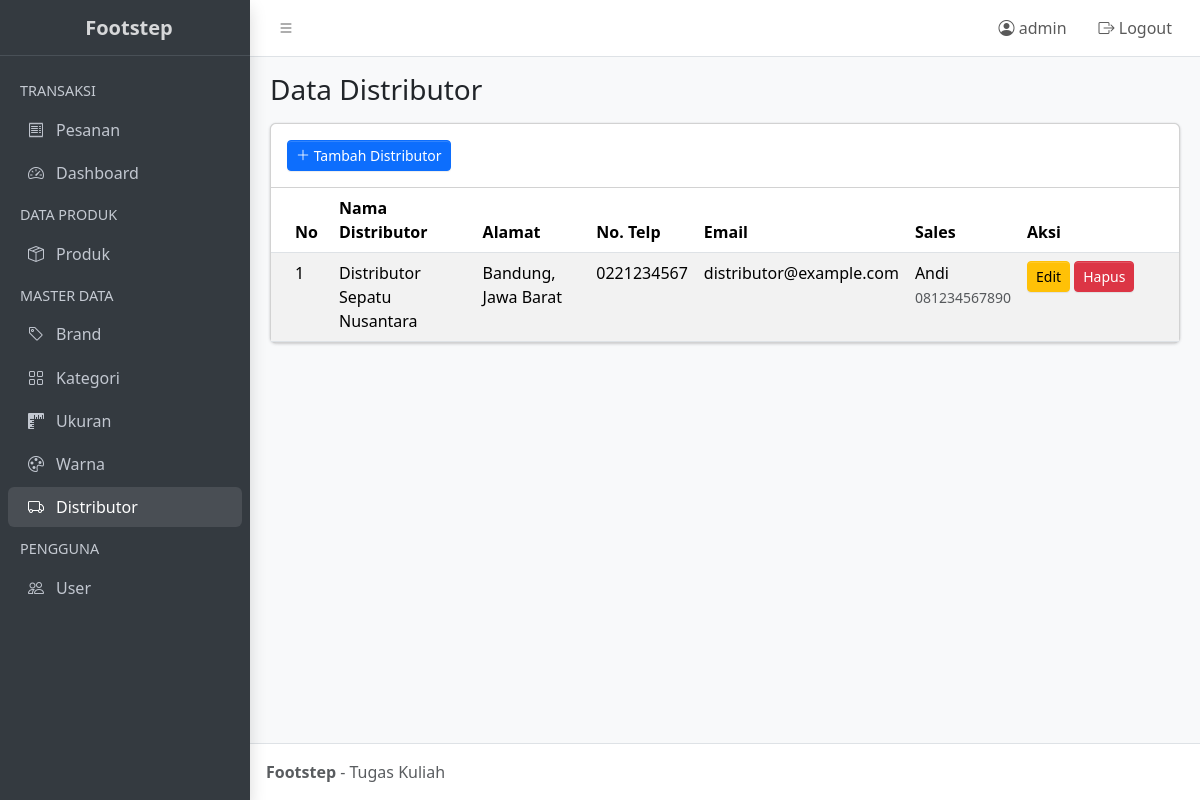
Screenshot of /distributor/index.php (signed in) with the database file from the repository.
### tables this page shows
CREATE TABLE `distributor` (
  `kd_distributor` int(11) NOT NULL,
  `nm_distributor` varchar(225) NOT NULL,
  `alamat` text DEFAULT NULL,
  `no_telp` varchar(20) DEFAULT NULL,
  `email` varchar(225) DEFAULT NULL,
  `nm_sales` varchar(225) DEFAULT NULL,
  `hp_sales` varchar(20) DEFAULT NULL
);

### config/koneksi.php (called while the page is built, shortened)
<?php
function e($teks) {
    return htmlspecialchars($teks ?? '', ENT_QUOTES, 'UTF-8');
}

### distributor/index.php (the view, shortened to what this page needs)
<?php
include '../partials/header.php';
$data = mysqli_query($koneksi, "SELECT * FROM distributor ORDER BY kd_distributor");
?>
<div class="app-content-header">
  <div class="container-fluid">
    <h3 class="mb-0">Data Distributor</h3>
  </div>
</div>
<div class="app-content">
  <div class="container-fluid">
    <div class="card">
      <div class="card-header">
        <a href="tambah.php" class="btn btn-primary btn-sm">
          <i class="bi bi-plus-lg"></i> Tambah Distributor
        </a>
      </div>
      <div class="card-body p-0 table-responsive">
        <table class="table table-striped mb-0 datatable">
          <thead>
            <tr>
              <th style="width:60px">No</th>
              <th>Nama Distributor</th>
              <th>Alamat</th>
              <th>No. Telp</th>
              <th>Email</th>
              <th>Sales</th>
              <th style="width:160px">Aksi</th>
            </tr>
          </thead>
          <tbody>
            <?php $no = 1; while ($row = mysqli_fetch_assoc($data)): ?>
              <tr>
                <td><?= $no++ ?></td>
                <td><?= e($row['nm_distributor']) ?></td>
                <td><?= e($row['alamat']) ?></td>
                <td><?= e($row['no_telp']) ?></td>
                <td><?= e($row['email']) ?></td>
                <td>
                  <?= e($row['nm_sales']) ?>
                  <?php if ($row['hp_sales']): ?>
                    <br><small class="text-muted"><?= e($row['hp_sales']) ?></small>
                  <?php endif; ?>
                </td>
                <td>
                  <a href="edit.php?id=<?= $row['kd_distributor'] ?>" class="btn btn-warning btn-sm">Edit</a>
                  <a href="hapus.php?id=<?= $row['kd_distributor'] ?>" class="btn btn-danger btn-sm"
                     onclick="return confirm('Yakin hapus distributor ini?')">Hapus</a>
                </td>
              </tr>
            <?php endwhile; ?>
          </tbody>
        </table>
      </div>
    </div>
  </div>
</div>
<?php include '../partials/footer.php'; ?>

### rows the page displays
distributor: nm_distributor "Distributor Sepatu Nusantara", alamat "Bandung, Jawa Barat", no_telp "0221234567", email "distributor@example.com", nm_sales "Andi", hp_sales "081234567890"

### other values shown
$_SESSION['user']['username'] "admin"
